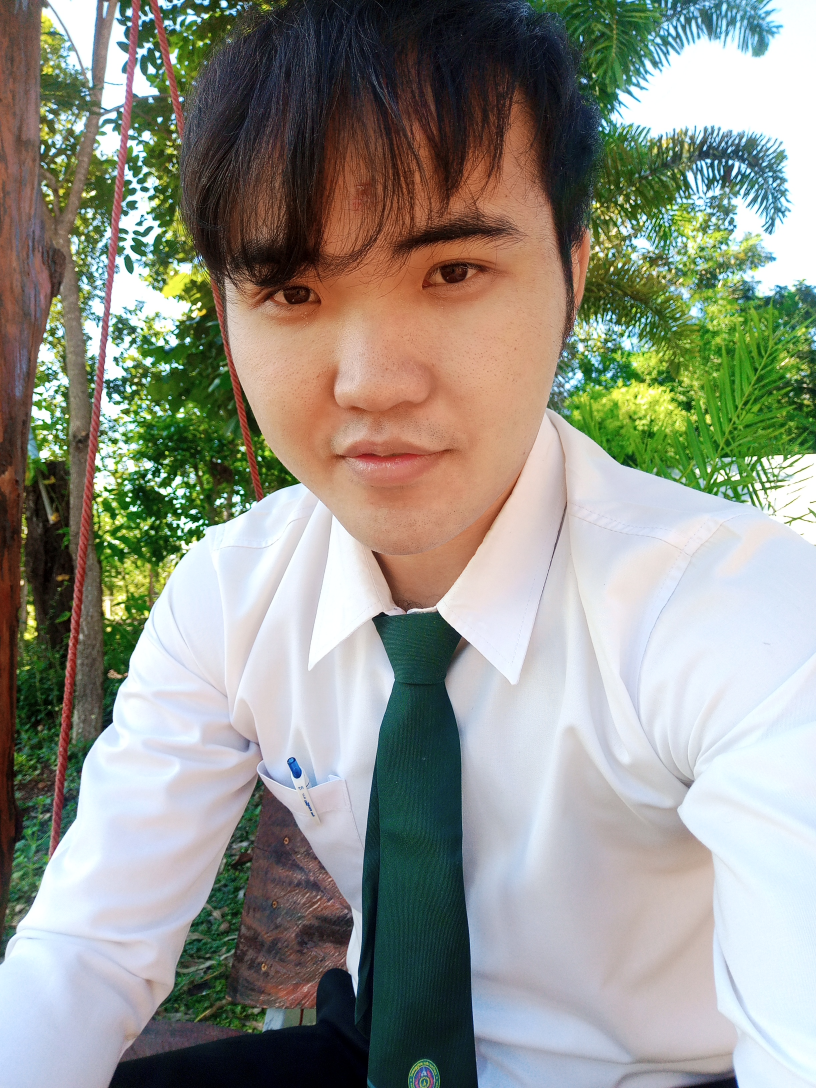
#> input picture Fobi/koe.jpg, 2448 x 3264 px, given in place of the camera (shown at 1/3 size)
$ python Eye.py   (older library calls are emulated)
#> lines starting #> are read from the running program, lines starting #| are printed output that depends on the picture; after the words box and inside, x2 and y2 are one past the last pixel; in counts of white or black regions, pixels touching at a corner belong together
import cv2
import numpy as np
import paho.mqtt.client as mqtt


broker = "localhost"
username = "username"
password = "hcilab"

client = mqtt.Client()
client.username_pw_set(username,password)
client.connect(broker)

cap = cv2.VideoCapture(0)
faces_cascade = cv2.CascadeClassifier('Fobi/haarcascade_frontalface_alt2.xml')

cap.set(3,320)
cap.set(4,240)

Face_status = False
Skin_status = False
X = 0
Y = 0
o_x = 0
o_y = 0
o_w = 0
o_h = 0

while True:

    Face_status = False
    Skin_status = False
    ret,frame = cap.read()
#> frame is the input picture: shape (3264, 2448, 3); mean B, G, R 136.9, 147.3, 146.1
    hsv = cv2.cvtColor(frame,cv2.COLOR_BGR2HSV)
#> hsv: shape (3264, 2448, 3); mean H, S, V 71, 82.7, 163.3
    faces = faces_cascade.detectMultiScale(frame,1.3,5)
#> faces = ()
    for x,y,w,h in faces:
        X = int(x+(w/2))
        Y = int(y+(h/2))
        Face_status = True
        cv2.rectangle(frame,(x,y),(x+w,y+h),(255,189,0),2)
#> this loop made 0 passes


    if not Face_status:
        lower_blue = np.array([0,61,0])
        upper_blue = np.array([57,255,217])


        mask = cv2.inRange(hsv,lower_blue,upper_blue)
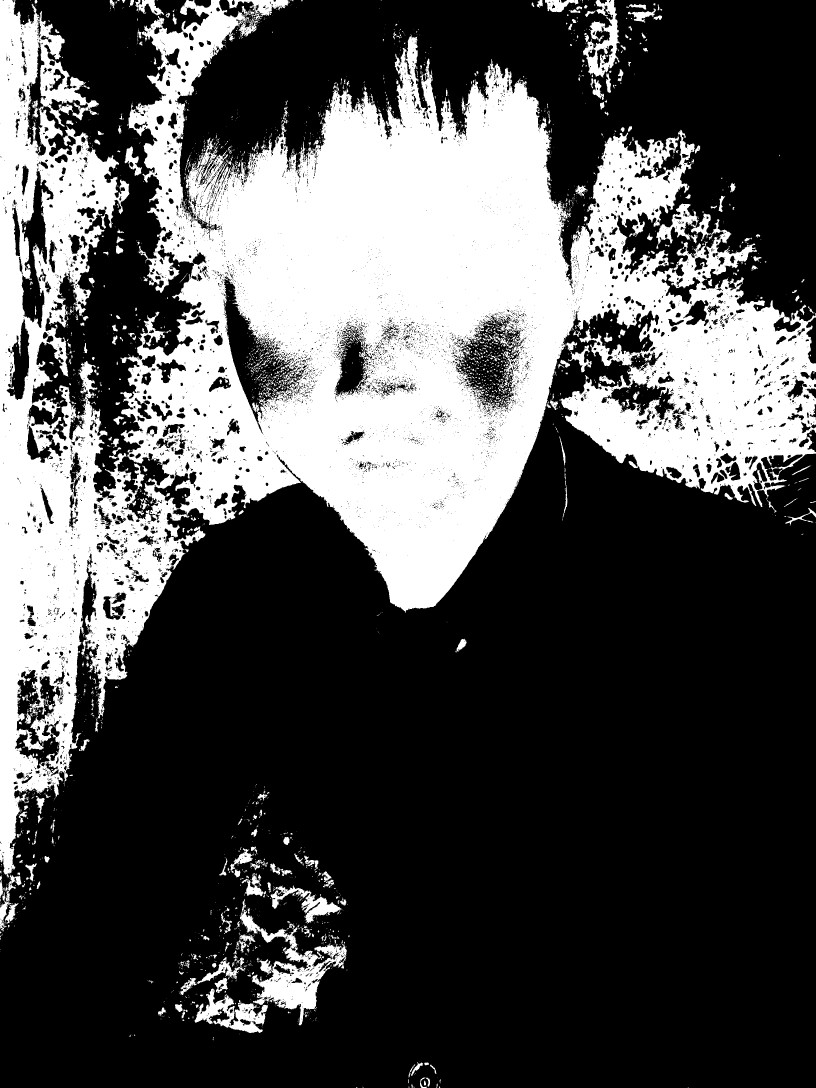
#> mask: shape (3264, 2448) (shown at 1/3 size); 31.2% white; 3794 white regions (3172 under 20 px)
        _,contours,_ = cv2.findContours(mask, cv2.RETR_TREE,cv2.CHAIN_APPROX_NONE)
#> contours = 14233 contours, 12416 with area under 20; largest, box (x1, y1, x2, y2) and area: (0, 0, 2448, 2633) 2642054, (668, 828, 909, 1302) 36590, (1367, 946, 1574, 1226) 31342, (720, 2697, 1040, 3076) 30564, (44, 2009, 187, 2307) 21552

        for c in contours:
            if cv2.contourArea(c) <=500 :
                continue
            x,y,w,h = cv2.boundingRect(c)
            Skin_status = True
            X = int(x+(w/2))
            Y = int(y+(h/2))
            cv2.rectangle(frame, (x, y), (x + w, y + h), (100, 188,255), 1)
            if w+h > o_w+o_h:
                cv2.drawContours(frame,contours,-1,(0,255,0),3)

            o_x,o_y,o_w,o_h = x,y,w,h
#> this loop made 14233 passes
#> c on passes 8, 13, 22: [[1320, 3251]], [[1312, 3233]], [[1257, 3184]]
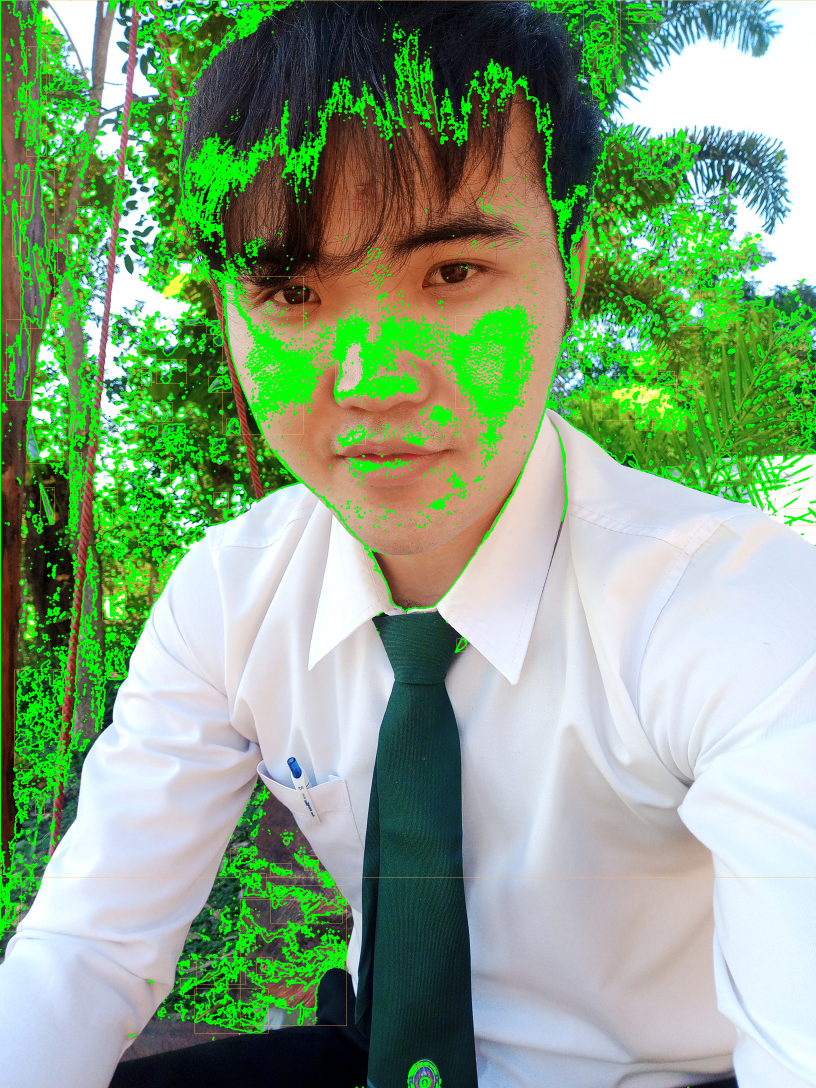
#> frame: shape (3264, 2448, 3) (shown at 1/3 size); mean B, G, R 128.2, 163.8, 133.6
    print("face ",Face_status)
    print("skin ",Skin_status)
#| skin  True
    cv2.imshow("frame",frame)
    #cv2.imshow('mask',mask)

    if cv2.waitKey(1) == 27:
#> (key Esc is pressed here)
        break

    if Face_status or Skin_status:
        client.publish("module/eyes/skin/see","1")

        client.publish("backend/eyes/face/x", str(X))
        print("x = ",X)
        client.publish("backend/eyes/face/y", str(Y))
        print("Y = ",Y)
    else:
        client.publish("module/eyes/skin/see","0")
    Face_status = False
    Skin_status = False
cap.release()
cv2.destroyAllWindows()
client.disconnect()
